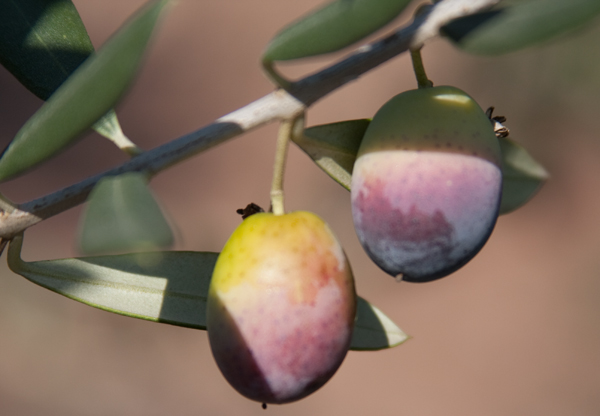
#> input picture olives.jpg, 600 x 416 px
$ python imwork.py
#> lines starting #> are read from the running program, lines starting #| are printed output that depends on the picture
import numpy as np
import cv2
#2D Convolution ( Image Filtering )

img=cv2.imread('olives.jpg',cv2.IMREAD_COLOR)
#> img is the input picture: shape (416, 600, 3); mean B, G, R 91.2, 107.6, 126.6

#kernel = np.ones((5,5),np.float32)/25 . The division is for averaging out all the pixels
kernel=np.ones((15,15),np.float32)/225
edged=np.array([[0,1,0],[1,-4,1],[0,1,0]])
edgee=np.array([[0,0,0],[-1,1,0],[0,0,0]])
blur=np.array([[1,1,1],[1,1,1],[1,1,1]])
sharp=np.array([[0,0,0,0,0],[0,0,-1,0,0],[0,-1,5,-1,0],[0,0,-1,0,0],[0,0,0,0,0]])
emboss=np.array([[-2,-1,0],[-1,1,1],[0,1,2]])

ie=cv2.filter2D(img,-1,edged)
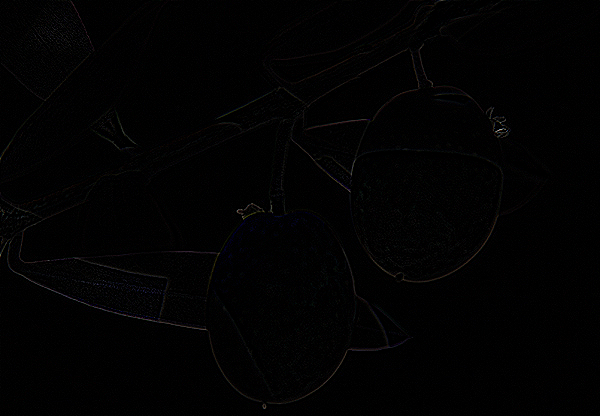
#> ie: shape (416, 600, 3); mean B, G, R 1.9, 1.8, 1.9
iee=cv2.filter2D(img,-1,edgee)
ib=cv2.filter2D(img,-1,blur)
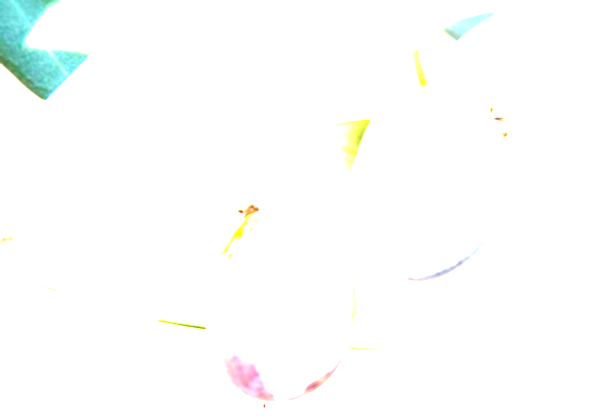
#> ib: shape (416, 600, 3); mean B, G, R 253.1, 253.9, 252.3
ih=cv2.filter2D(img,-1,sharp)
iem=cv2.filter2D(img,-1,emboss)
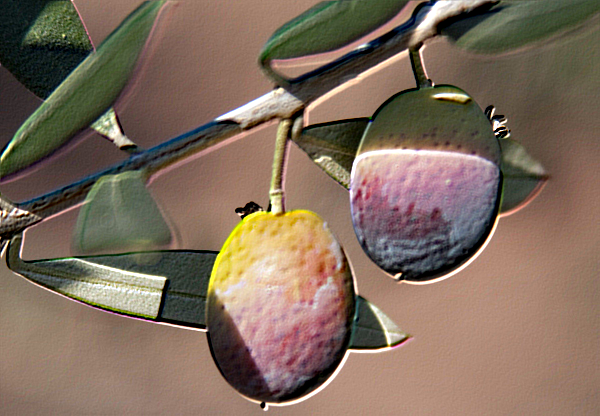
#> iem: shape (416, 600, 3); mean B, G, R 92.4, 108.2, 127.5
smooth=cv2.filter2D(img,-1,kernel)
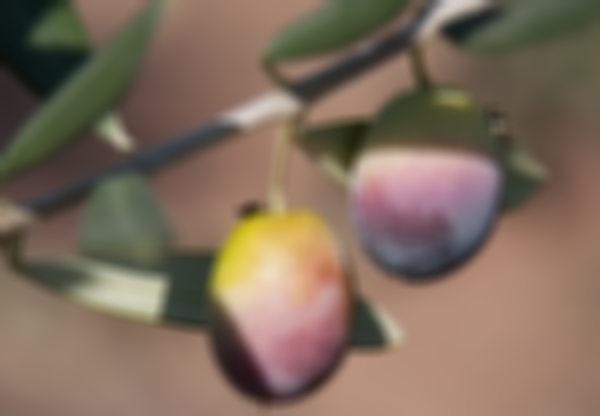
#> smooth: shape (416, 600, 3); mean B, G, R 91.2, 107.6, 126.6

#We should specify the width and height of kernel which should be positive and odd.
#We also should specify the standard deviation in X and Y direction, sigmaX and sigmaY respectively. If only sigmaX is specified, sigmaY is taken as same as sigmaX.
#If both are given as zeros, they are calculated from kernel size. Gaussian blurring is highly effective in removing gaussian noise from the image.
blurr=cv2.GaussianBlur(img,(15,15),0)

#Here, the function cv2.medianBlur() takes median of all the pixels under kernel area and central element is replaced with this median value.
#This is highly effective against salt-and-pepper noise in the images. Interesting thing is that, in the above filters, central element is a newly calculated value which may be a pixel value in the image or a new value.
#But in median blurring, central element is always replaced by some pixel value in the image.It reduces the noise effectively. Its kernel size should be a positive odd integer.
median=cv2.medianBlur(img,15)
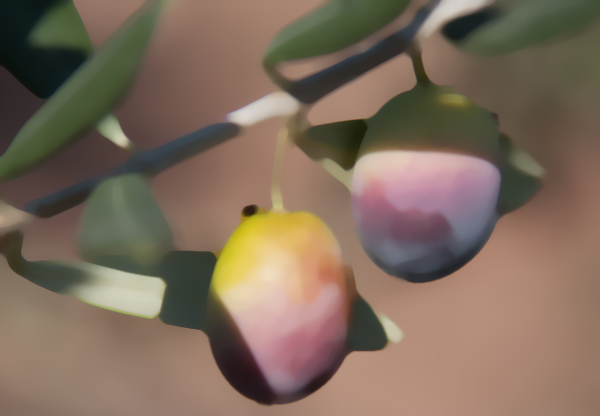
#> median: shape (416, 600, 3); mean B, G, R 91.4, 107.7, 126.8

#cv2.bilateralFilter() is highly effective in noise removal while keeping edges sharp. But the operation is slower compared to other filters. We already saw that gaussian filter takes the a neighbourhood around the pixel and find its gaussian weighted average.
# This gaussian filter is a function of space alone, that is, nearby pixels are considered while filtering. It doesn't consider whether pixels have almost same intensity.
# It doesn't consider whether pixel is an edge pixel or not. So it blurs the edges also, which we don't want to do.Bilateral filter also takes a gaussian filter in space, but one more gaussian filter which is a function of pixel difference.
#Gaussian function of space make sure only nearby pixels are considered for blurring while gaussian function of intensity difference make sure only those pixels with similar intensity to central pixel is considered for blurring. So it preserves the edges since pixels at edges will have large intensity variation.
bilateral=cv2.bilateralFilter(img,15,75,75)

cv2.imshow('Image-Edge',ie)
cv2.imshow('Image-Edge-Enhance',iee)
cv2.imshow('Image-Blur',ib)
cv2.imshow('Image-Sharp',ih)
cv2.imshow('Image-Emboss',iem)
cv2.imshow('MEDIAN',median)
cv2.imshow('BLUR',blurr)
cv2.imshow('bilateral',bilateral)
cv2.imshow('Image-Smooth',smooth)

cv2.waitKey(0)
cv2.destroyAllWindows()

$ run again, with apple.jpg copied over olives.jpg
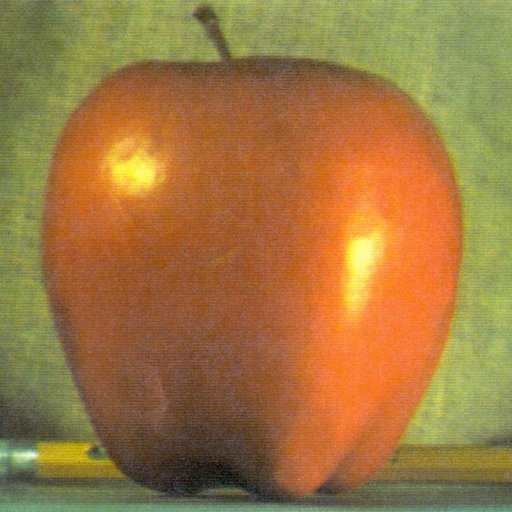
#> input picture apple.jpg, 512 x 512 px
#> img is the input picture: shape (512, 512, 3); mean B, G, R 64.8, 119.7, 159.1
#> `ib=cv2.filter2D(img,-1,blur)`:
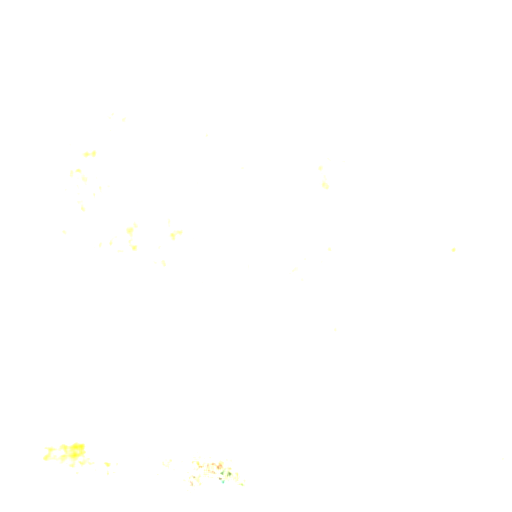
#> ib: shape (512, 512, 3); mean B, G, R 254.6, 255, 255
#> `iem=cv2.filter2D(img,-1,emboss)`:
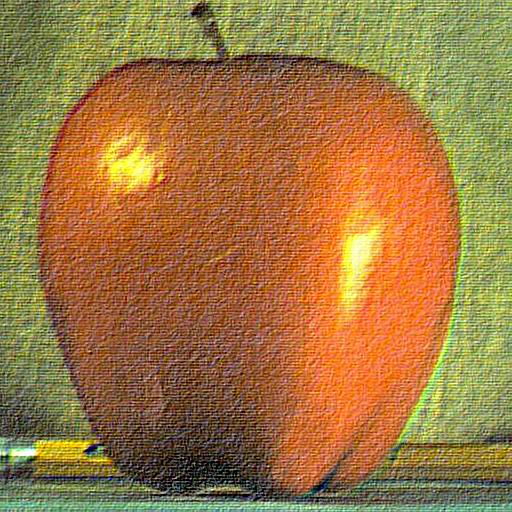
#> iem: shape (512, 512, 3); mean B, G, R 65.8, 119.9, 158.5

$ run again, with click.jpg copied over olives.jpg
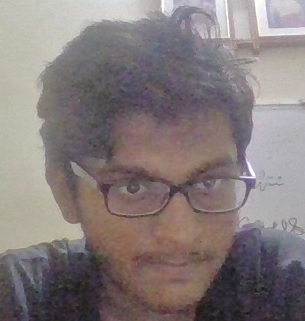
#> input picture click.jpg, 305 x 321 px
#> img is the input picture: shape (321, 305, 3); mean B, G, R 123.6, 123.6, 133.2
#> `iee=cv2.filter2D(img,-1,edgee)`:
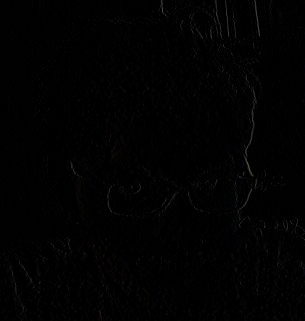
#> iee: shape (321, 305, 3); mean B, G, R 1.6, 1.6, 1.6
#> `smooth=cv2.filter2D(img,-1,kernel)`:
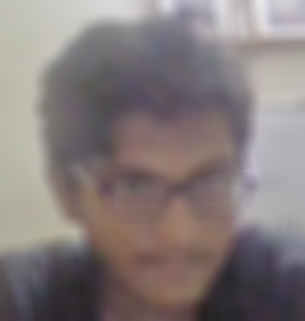
#> smooth: shape (321, 305, 3); mean B, G, R 123.6, 123.6, 133.2
